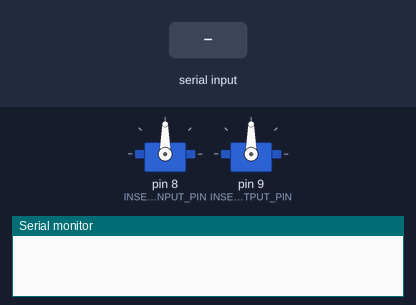
Bench run of a sketch on a simulated Arduino Uno, built with avr-gcc and run on an emulated ATmega328P. Shown: 2 × servo, the last lines printed to the serial monitor. The inputs (shaded band) are chosen by the test bench.

Above: at 1.2 s.
1.3 s: "30,150\n" received over Serial
At 2.1 s:
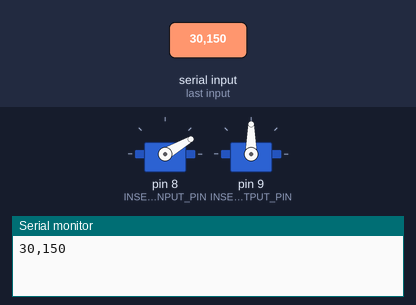
2.8 s: "1\n" received over Serial
At 4.0 s:
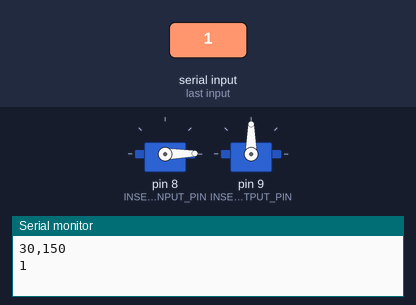
4.3 s: "200\n" received over Serial
At 5.4 s:
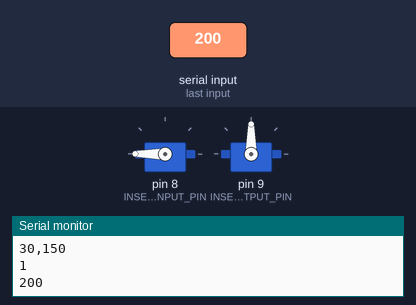
5.8 s: "90,45\n" received over Serial
At 6.7 s:
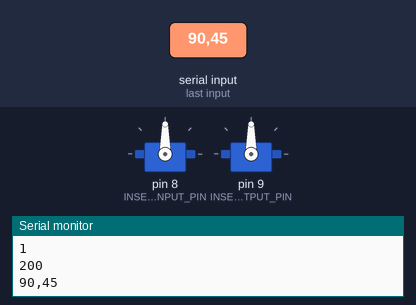
Timing chart, 0 to 8.3 s (numbered marks = the images above; inputs shaded):
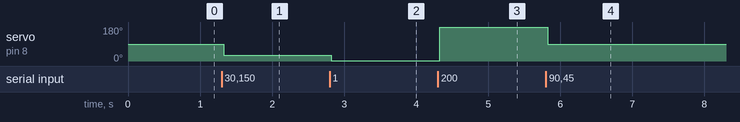

The sketch:

index_and_insert_tester.ino
```cpp
#include <Servo.h>

#define INSERTER_INPUT_PIN 8
#define INDEXER_OUTPUT_PIN 8
#define INSERTER_OUTPUT_PIN 9

Servo indexer;
Servo inserter;
String input, lastInput;

void setup() {
  Serial.begin(9600);
  Serial.setTimeout(20);

  pinMode(INSERTER_INPUT_PIN, INPUT);
  indexer.attach(INDEXER_OUTPUT_PIN);
  inserter.attach(INSERTER_OUTPUT_PIN);
  lastInput = "";
}


void loop() {
     if(digitalRead(INSERTER_INPUT_PIN) == 1) {
      Serial.println("BUTTON_PRESS");
      inserter.write(0);
      delay(900);
      inserter.write(180);
      delay(900);
    }
    while(Serial.available()) {
      input = Serial.readString();
      if(lastInput != input)
        indexer.write(input.toInt());
      Serial.println(input);
      lastInput = input;
    }
}
```

Measured:
- after the input at 1.3 s, servo on pin 8 (INSERTER_INPUT_PIN): 90° → 30° at once
- after the input at 2.8 s, servo on pin 8 (INSERTER_INPUT_PIN): 30° → 1° at once
- after the input at 4.3 s, servo on pin 8 (INSERTER_INPUT_PIN): 1° → 180° at once
- after the input at 5.8 s, servo on pin 8 (INSERTER_INPUT_PIN): 180° → 90° at once
